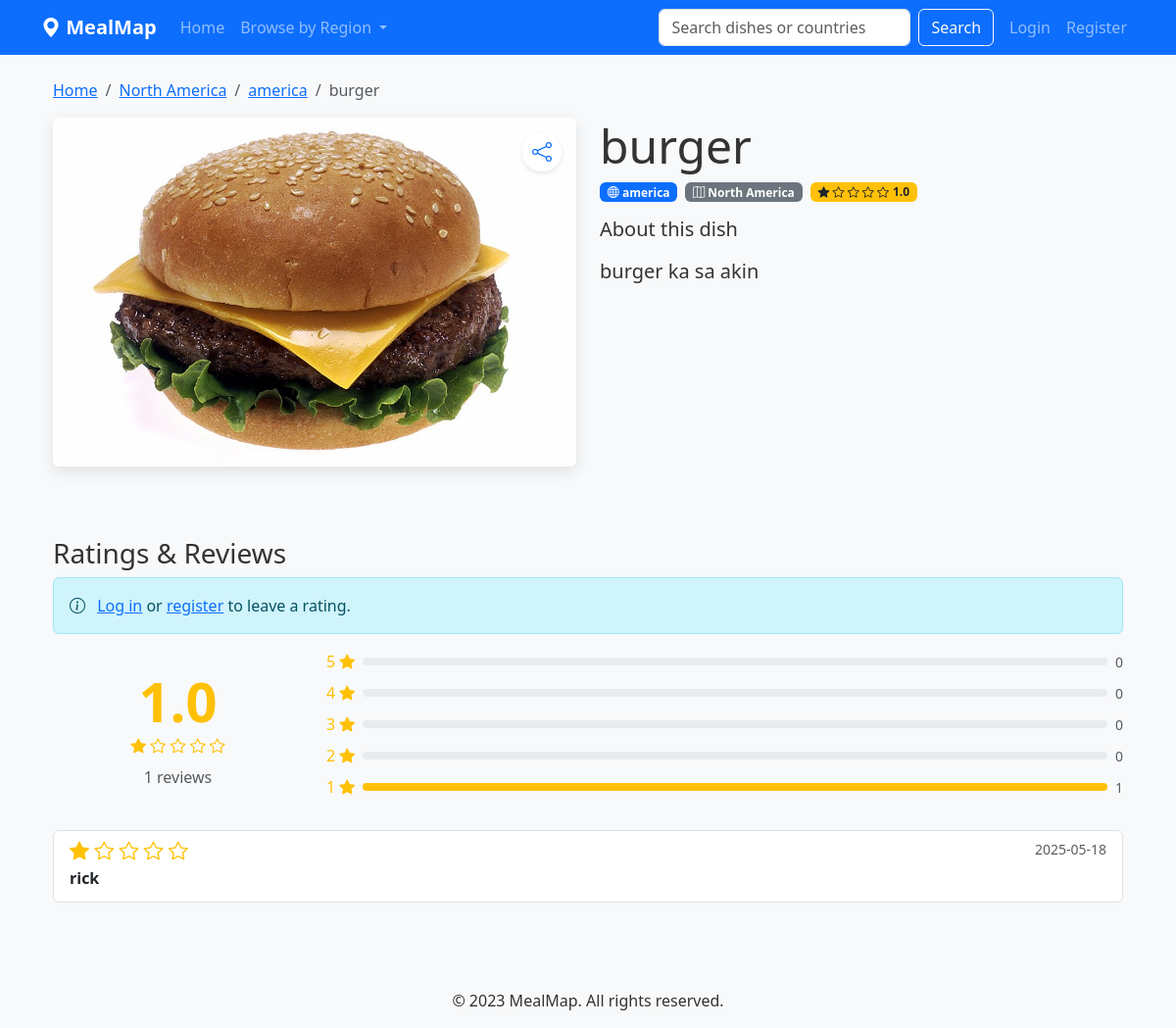
The app's page /dish/2 with its own data.
### models.py (models this page shows, shortened)
class Continent(db.Model):
    id = db.Column(db.Integer, primary_key=True)
    name = db.Column(db.String(50), unique=True, nullable=False)
    countries = db.relationship('Country', backref='continent', lazy=True)

class Country(db.Model):
    id = db.Column(db.Integer, primary_key=True)
    name = db.Column(db.String(100), unique=True, nullable=False)
    continent_id = db.Column(db.Integer, db.ForeignKey('continent.id'), nullable=False)
    dishes = db.relationship('Dish', backref='country', lazy=True)

class Dish(db.Model):
    id = db.Column(db.Integer, primary_key=True)
    name = db.Column(db.String(100), nullable=False)
    description = db.Column(db.Text, nullable=False)
    country_id = db.Column(db.Integer, db.ForeignKey('country.id'), nullable=False)
    image_path = db.Column(db.String(255))
    created_at = db.Column(db.DateTime, default=db.func.current_timestamp())
    updated_at = db.Column(db.DateTime, default=db.func.current_timestamp(), onupdate=db.func.current_timestamp())
    ratings = db.relationship('Rating', backref='dish', lazy=True)
    favorites = db.relationship('Favorite', backref='dish', lazy=True)

class Rating(db.Model):
    id = db.Column(db.Integer, primary_key=True)
    user_id = db.Column(db.Integer, db.ForeignKey('user.id'), nullable=False)
    dish_id = db.Column(db.Integer, db.ForeignKey('dish.id'), nullable=False)
    rating = db.Column(db.Integer, nullable=False)  # 1-5 stars
    comment = db.Column(db.Text)
    created_at = db.Column(db.DateTime, default=db.func.current_timestamp())

class User(UserMixin, db.Model):
    id = db.Column(db.Integer, primary_key=True)
    username = db.Column(db.String(80), unique=True, nullable=False)
    email = db.Column(db.String(120), unique=True, nullable=False)
    password_hash = db.Column(db.String(128))
    is_admin = db.Column(db.Boolean, default=False)
    created_at = db.Column(db.DateTime, default=db.func.current_timestamp())
    favorites = db.relationship('Favorite', backref='user', lazy=True)
    ratings = db.relationship('Rating', backref='user', lazy=True)

### routes.py (the view)
@app.route('/dish/<int:dish_id>', methods=['GET'])
def dish_detail(dish_id):
    dish = Dish.query.get_or_404(dish_id)
    ratings = Rating.query.filter_by(dish_id=dish_id).order_by(Rating.created_at.desc()).all()
    avg_rating = 0
    if ratings:
        avg_rating = sum(r.rating for r in ratings) / len(ratings)
    is_favorite = False
    if current_user.is_authenticated:
        is_favorite = Favorite.query.filter_by(user_id=current_user.id, dish_id=dish_id).first() is not None
    similar_dishes = Dish.query.filter(
        Dish.country_id == dish.country_id,
        Dish.id != dish.id
    ).limit(3).all()
    admin_edit = False
    if dish.updated_at and dish.updated_at > dish.created_at:
        admin_edit = True
    return render_template('dish_detail.html',
                          dish=dish,
                          ratings=ratings,
                          avg_rating=avg_rating,
                          is_favorite=is_favorite,
                          similar_dishes=similar_dishes,
                          admin_edit=admin_edit)

### templates/dish_detail.html (shortened to what this page needs)
{% extends 'base.html' %}
{% block content %}
<div class="container">
    <nav aria-label="breadcrumb">
        <ol class="breadcrumb">
            <li class="breadcrumb-item"><a href="{{ url_for('index') }}">Home</a></li>
            <li class="breadcrumb-item"><a href="{{ url_for('browse_continent', continent_name=dish.country.continent.name) }}">{{ dish.country.continent.name }}</a></li>
            <li class="breadcrumb-item"><a href="{{ url_for('browse_country', country_name=dish.country.name) }}">{{ dish.country.name }}</a></li>
            <li class="breadcrumb-item active">{{ dish.name }}</li>
        </ol>
    </nav>
    <div class="row mb-5">
        <div class="col-md-6 mb-4">
            <div class="position-relative">
                {% if dish.image_path %}
                    <img src="{{ url_for('static', filename=dish.image_path) }}" class="img-fluid rounded dish-main-image" alt="{{ dish.name }}">
                {% else %}
                    <div class="dish-image-placeholder rounded">No Image Available</div>
                {% endif %}
                <div class="share-btn" id="shareBtn" title="Share this dish">
                    <i class="bi bi-share"></i>
                </div>
            </div>
        </div>
        <div class="col-md-6">
            <div class="dish-header mb-3">
                <h1 class="display-5 mb-2">{{ dish.name }}</h1>
                <div class="d-flex flex-wrap align-items-center mb-3 gap-2">
                    <a href="{{ url_for('browse_country', country_name=dish.country.name) }}" class="badge bg-primary text-decoration-none">
                        <i class="bi bi-globe"></i> {{ dish.country.name }}
                    </a>
                    <a href="{{ url_for('browse_continent', continent_name=dish.country.continent.name) }}" class="badge bg-secondary text-decoration-none">
                        <i class="bi bi-map"></i> {{ dish.country.continent.name }}
                    </a>
                    {% if avg_rating > 0 %}
                    <div class="badge bg-warning text-dark">
                        <div class="d-flex align-items-center">
                            <div class="me-1">
                                {% for i in range(5) %}
                                    {% if i < avg_rating|int %}
                                        <i class="bi bi-star-fill"></i>
                                    {% elif i < avg_rating %}
                                        <i class="bi bi-star-half"></i>
                                    {% else %}
                                        <i class="bi bi-star"></i>
                                    {% endif %}
                                {% endfor %}
                            </div>
                            <span>{{ avg_rating|round(1) }}</span>
                        </div>
                    </div>
                    {% endif %}
                </div>
            </div>
            <div class="dish-description mb-4">
                <h5 class="mb-3">About this dish</h5>
                <p class="lead">{{ dish.description }}</p>
            </div>
        </div>
    </div>
    <div class="row mb-5">
        <div class="col-12 mb-4">
            <h3>Ratings & Reviews</h3>
            {% if current_user.is_authenticated %}
                <div class="card mb-4">
                    <div class="card-body">
                        <h5 class="card-title">Leave a Rating</h5>
                        <form action="{{ url_for('rate_dish', dish_id=dish.id) }}" method="post">
                            <div class="mb-3">
                                <label class="form-label">Your Rating</label>
                                <div class="rating-stars">
                                    {% for i in range(1, 6) %}
                                        <input type="radio" id="star{{ i }}" name="rating" value="{{ i }}" required>
                                        <label for="star{{ i }}"><i class="bi bi-star"></i></label>
                                    {% endfor %}
                                </div>
                            </div>
                            <div class="mb-3">
                                <label for="comment" class="form-label">Review (Optional)</label>
                                <textarea class="form-control" id="comment" name="comment" rows="3" placeholder="Share your thoughts about this dish..."></textarea>
                            </div>
                            <button type="submit" class="btn btn-primary">Submit Rating</button>
                        </form>
                    </div>
                </div>
            {% else %}
                <div class="alert alert-info">
                    <i class="bi bi-info-circle me-2"></i>
                    <a href="{{ url_for('login') }}">Log in</a> or <a href="{{ url_for('register') }}">register</a> to leave a rating.
                </div>
            {% endif %}
            {% if ratings %}
                <div class="ratings-summary mb-4">
                    <div class="row align-items-center">
                        <div class="col-md-3 text-center mb-3 mb-md-0">
                            <div class="display-4 fw-bold text-warning">{{ avg_rating|round(1) }}</div>
                            <div class="text-warning mb-2">
                                {% for i in range(5) %}
                                    {% if i < avg_rating|int %}
                                        <i class="bi bi-star-fill"></i>
                                    {% elif i < avg_rating %}
                                        <i class="bi bi-star-half"></i>
                                    {% else %}
                                        <i class="bi bi-star"></i>
                                    {% endif %}
                                {% endfor %}
                            </div>
                            <div class="text-muted">{{ ratings|length }} reviews</div>
                        </div>
                        <div class="col-md-9">
                            {% for i in range(5, 0, -1) %}
                                {% set count = ratings|selectattr('rating', 'eq', i)|list|length %}
                                {% set percentage = (count / ratings|length * 100)|round|int if ratings|length > 0 else 0 %}
                                <div class="d-flex align-items-center mb-2">
                                    <div class="text-warning me-2">{{ i }} <i class="bi bi-star-fill"></i></div>
                                    <div class="progress flex-grow-1" style="height: 8px;">
                                        <div class="progress-bar bg-warning" role="progressbar" style="width: {{ percentage }}%" aria-valuenow="{{ percentage }}" aria-valuemin="0" aria-valuemax="100"></div>
                                    </div>
                                    <div class="ms-2 text-muted small">{{ count }}</div>
                                </div>
                            {% endfor %}
                        </div>
                    </div>
                </div>
                <div class="list-group">
                    {% for rating in ratings %}
                        <div class="list-group-item">
                            <div class="d-flex w-100 justify-content-between">
                                <h5 class="mb-1">
                                    <span class="text-warning">
                                        {% for i in range(5) %}
                                            <i class="bi {% if i < rating.rating %}bi-star-fill{% else %}bi-star{% endif %}"></i>
                                        {% endfor %}
                                    </span>
                                </h5>
                                <small class="text-muted">{{ rating.created_at.strftime('%Y-%m-%d') }}</small>
                            </div>
                            <p class="mb-1 fw-bold">{{ rating.user.username }}</p>
                        </div>
                    {% endfor %}
                </div>
            {% else %}
                <div class="text-center py-4 bg-light rounded">
                    <i class="bi bi-chat-square-text text-muted" style="font-size: 3rem;"></i>
                    <h5 class="mt-3">No ratings yet</h5>
                    <p class="text-muted">Be the first to rate this dish!</p>
                </div>
            {% endif %}
        </div>
    </div>
</div>
{% endblock %}

### static/css/style.css (style rules this page uses)
body { font-family: 'Segoe UI', Tahoma, Geneva, Verdana, sans-serif; color: #333; background-color: #f8f9fa; }
.text-warning .bi-star-fill, .text-warning .bi-star-half { color: #ffc107; }

### templates/dish_detail.html (style rules this page uses)
.dish-main-image { width: 100%; max-height: 500px; object-fit: cover; border-radius: 0.5rem; box-shadow: 0 5px 15px rgba(0,0,0,0.1); }
.share-btn { position: absolute; top: 15px; right: 15px; background-color: rgba(255,255,255,0.9); color: #0d6efd; width: 40px; height: 40px; border-radius: 50%; display: flex; align-items: center; justify-content: center; font-size: 1.25rem; cursor: pointer; box-shadow: 0 2px 5px rgba(0,0,0,0.1); transition: all 0.3s; }

### records on screen
Continent: country.continent.name "North America"
Country: country.name "america"
Dish: name "burger", image_path+name (picture), description "burger ka sa akin"
Rating: rating 1 (drawn), created_at "2025-05-18", user.username "rick"

### other values on screen
{{ avg_rating|round(1) }} "1.0"
{{ ratings|length }} "1"
{{ i }} "5" "4" "3" "2" "1"
{{ count }} "0" "0" "0" "0" "1"
